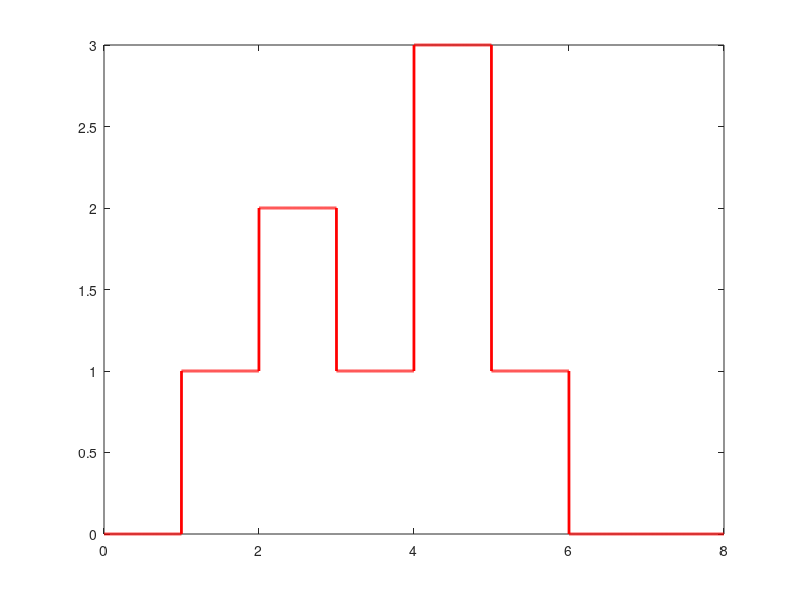

Source code (MATLAB):
clear all
clc

% To the time range
t = 0:0.001:8;

u1 = (t>=1);
u2 = (t>=2);
u3 = (t>=3);
u4 = (t>=4);
u5 = (t>=5);
u6 = (t>=6);

u = u1 + u2 - u3 + 2.*u4 - 2.*u5 - u6;
plot(t,u,'r','linewidth',2)
pause
